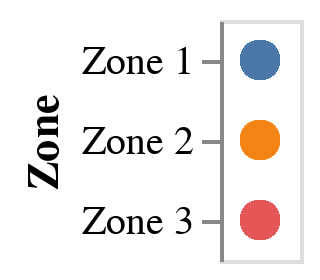

Notebook source saved alongside this figure:
### Code cell
# Creating the legend
legend = alt.Chart(dfd_melt).mark_circle(size=100).encode(        
    y=alt.Y('Zone:N', axis=alt.Axis(orient='left')),
    color = color_selection
).add_params(zone_selection)

legend

### Figure 1 — Vega-Lite specification as saved in the notebook (floating-point values rounded to 4 significant figures; data arrays with more than 128 entries replaced by an {"elided": "..."} marker saying what was removed)
{"config": {"view": {"continuousWidth": 300, "continuousHeight": 300}}, "data": {"name": "data-77cfe6893ca9d5b8bc53945969f69a87"}, "mark": {"type": "circle", "size": 100}, "encoding": {"color": {"condition": {"param": "param_1", "field": "Zone", "legend": null, "type": "nominal"}, "value": "lightgray"}, "y": {"axis": {"orient": "left"}, "field": "Zone", "type": "nominal"}}, "params": [{"name": "param_1", "select": {"type": "point", "fields": ["Zone"]}}], "$schema": "https://vega.github.io/schema/vega-lite/v5.16.3.json", "datasets": {"data-77cfe6893ca9d5b8bc53945969f69a87": {"elided": "1092 records"}}}
